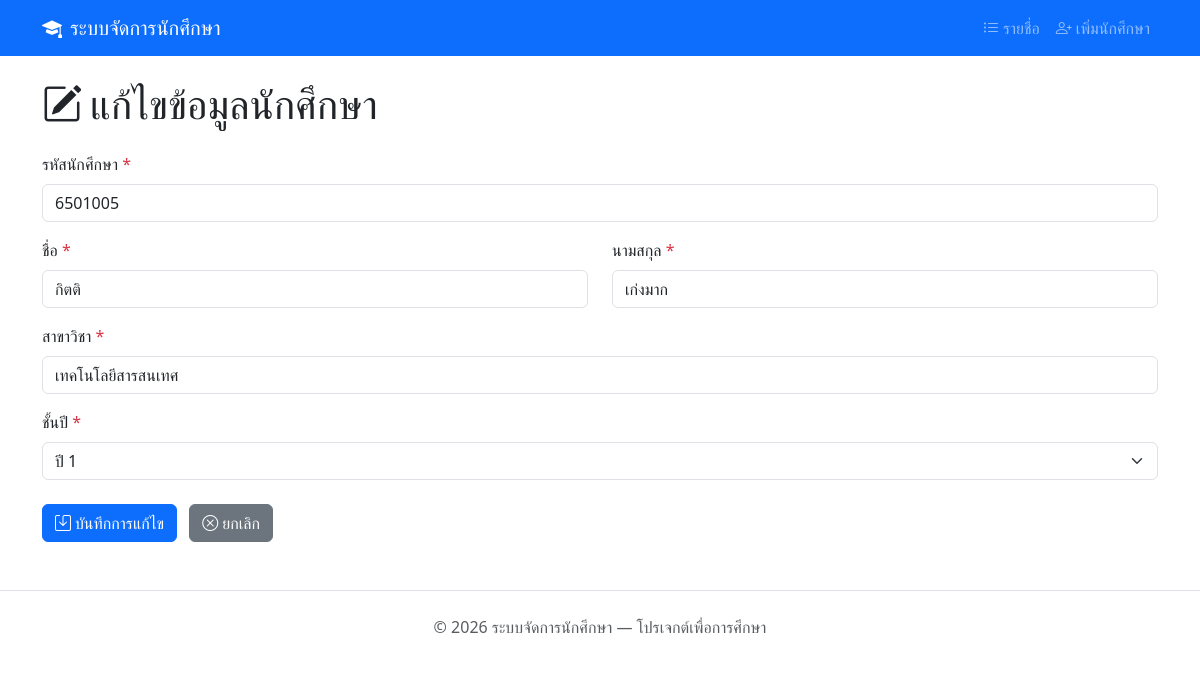
/edit.php?id=5, run on the app's committed database.
### tables this page shows
CREATE TABLE students (
    id          INT             AUTO_INCREMENT PRIMARY KEY   COMMENT 'รหัสอัตโนมัติ',
    student_id  VARCHAR(10)     NOT NULL UNIQUE              COMMENT 'รหัสนักศึกษา',
    first_name  VARCHAR(100)    NOT NULL                     COMMENT 'ชื่อ',
    last_name   VARCHAR(100)    NOT NULL                     COMMENT 'นามสกุล',
    major       VARCHAR(100)    NOT NULL                     COMMENT 'สาขาวิชา',
    year        INT             NOT NULL                     COMMENT 'ชั้นปี (1-4)',
    created_at  TIMESTAMP       DEFAULT CURRENT_TIMESTAMP    COMMENT 'วันที่สร้างรายการ'
);

### edit.php (the view, shortened to what this page needs)
<?php
require_once __DIR__ . '/config/db.php';
$id = isset($_GET['id']) ? (int)$_GET['id'] : 0;
$stmt = $pdo->prepare("SELECT * FROM students WHERE id = :id");
$stmt->execute([':id' => $id]);
$student = $stmt->fetch();
$student_id = $student['student_id'];
$first_name = $student['first_name'];
$last_name  = $student['last_name'];
$major      = $student['major'];
$year       = (string)$student['year'];
require_once __DIR__ . '/includes/header.php';
?>
<h1 class="mb-4"><i class="bi bi-pencil-square me-2"></i>แก้ไขข้อมูลนักศึกษา</h1>
<form action="edit.php?id=<?= $id; ?>" method="POST" novalidate>
    <div class="mb-3">
        <label for="student_id" class="form-label">รหัสนักศึกษา <span class="text-danger">*</span></label>
        <input type="text" class="form-control" id="student_id" name="student_id"
               value="<?= htmlspecialchars($student_id); ?>"
               maxlength="10" required>
    </div>
    <div class="row">
        <div class="col-md-6 mb-3">
            <label for="first_name" class="form-label">ชื่อ <span class="text-danger">*</span></label>
            <input type="text" class="form-control" id="first_name" name="first_name"
                   value="<?= htmlspecialchars($first_name); ?>"
                   maxlength="100" required>
        </div>
        <div class="col-md-6 mb-3">
            <label for="last_name" class="form-label">นามสกุล <span class="text-danger">*</span></label>
            <input type="text" class="form-control" id="last_name" name="last_name"
                   value="<?= htmlspecialchars($last_name); ?>"
                   maxlength="100" required>
        </div>
    </div>
    <div class="mb-3">
        <label for="major" class="form-label">สาขาวิชา <span class="text-danger">*</span></label>
        <input type="text" class="form-control" id="major" name="major"
               value="<?= htmlspecialchars($major); ?>"
               maxlength="100" required>
    </div>
    <div class="mb-3">
        <label for="year" class="form-label">ชั้นปี <span class="text-danger">*</span></label>
        <select class="form-select" id="year" name="year" required>
            <option value="1" <?= ($year === '1') ? 'selected' : ''; ?>>ปี 1</option>
        </select>
    </div>
    <div class="mt-4">
        <button type="submit" class="btn btn-primary">
            <i class="bi bi-save me-1"></i>บันทึกการแก้ไข
        </button>
        <a href="index.php" class="btn btn-secondary ms-2">
            <i class="bi bi-x-circle me-1"></i>ยกเลิก
        </a>
    </div>
</form>
<?php
require_once __DIR__ . '/includes/footer.php';
?>

### data on the page
students: student_id "6501005", first_name "กิตติ", last_name "เก่งมาก", major "เทคโนโลยีสารสนเทศ", year "ปี 1"
